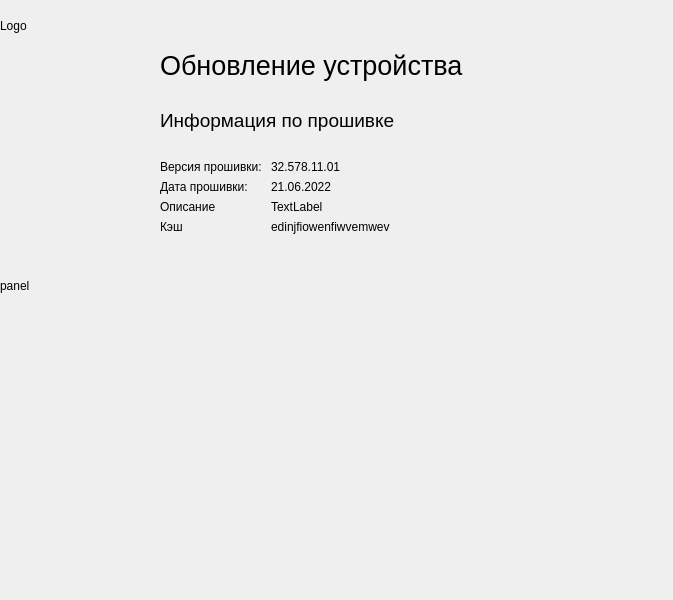
<?xml version="1.0" encoding="UTF-8"?>
<ui version="4.0">
 <class>Form</class>
 <widget class="QWidget" name="Form">
  <property name="geometry">
   <rect>
    <x>0</x>
    <y>0</y>
    <width>673</width>
    <height>600</height>
   </rect>
  </property>
  <property name="windowTitle">
   <string>Form</string>
  </property>
  <widget class="QLabel" name="label">
   <property name="geometry">
    <rect>
     <x>0</x>
     <y>0</y>
     <width>51</width>
     <height>571</height>
    </rect>
   </property>
   <property name="text">
    <string>panel</string>
   </property>
  </widget>
  <widget class="QLabel" name="device_name">
   <property name="geometry">
    <rect>
     <x>160</x>
     <y>40</y>
     <width>441</width>
     <height>51</height>
    </rect>
   </property>
   <property name="font">
    <font>
     <pointsize>20</pointsize>
    </font>
   </property>
   <property name="text">
    <string>Обновление устройства</string>
   </property>
   <property name="textFormat">
    <enum>Qt::AutoText</enum>
   </property>
   <property name="scaledContents">
    <bool>false</bool>
   </property>
  </widget>
  <widget class="QWidget" name="formLayoutWidget">
   <property name="geometry">
    <rect>
     <x>160</x>
     <y>160</y>
     <width>331</width>
     <height>91</height>
    </rect>
   </property>
   <layout class="QFormLayout" name="formLayout_2">
    <item row="0" column="1">
     <widget class="QLabel" name="label_3">
      <property name="text">
       <string>32.578.11.01</string>
      </property>
     </widget>
    </item>
    <item row="1" column="0">
     <widget class="QLabel" name="label_4">
      <property name="text">
       <string>Дата прошивки:</string>
      </property>
     </widget>
    </item>
    <item row="1" column="1">
     <widget class="QLabel" name="label_5">
      <property name="text">
       <string>21.06.2022</string>
      </property>
     </widget>
    </item>
    <item row="0" column="0">
     <widget class="QLabel" name="label_2">
      <property name="text">
       <string>Версия прошивки: </string>
      </property>
     </widget>
    </item>
    <item row="2" column="0">
     <widget class="QLabel" name="label_6">
      <property name="text">
       <string>Описание</string>
      </property>
     </widget>
    </item>
    <item row="2" column="1">
     <widget class="QLabel" name="label_7">
      <property name="text">
       <string>TextLabel</string>
      </property>
     </widget>
    </item>
    <item row="3" column="0">
     <widget class="QLabel" name="label_10">
      <property name="text">
       <string>Кэш</string>
      </property>
     </widget>
    </item>
    <item row="3" column="1">
     <widget class="QLabel" name="label_11">
      <property name="text">
       <string>edinjfiowenfiwvemwev</string>
      </property>
     </widget>
    </item>
   </layout>
  </widget>
  <widget class="QLabel" name="label_8">
   <property name="geometry">
    <rect>
     <x>160</x>
     <y>100</y>
     <width>271</width>
     <height>41</height>
    </rect>
   </property>
   <property name="font">
    <font>
     <pointsize>14</pointsize>
    </font>
   </property>
   <property name="text">
    <string>Информация по прошивке</string>
   </property>
  </widget>
  <widget class="QLabel" name="label_9">
   <property name="geometry">
    <rect>
     <x>0</x>
     <y>0</y>
     <width>61</width>
     <height>51</height>
    </rect>
   </property>
   <property name="text">
    <string>Logo</string>
   </property>
  </widget>
 </widget>
 <resources/>
 <connections/>
</ui>
